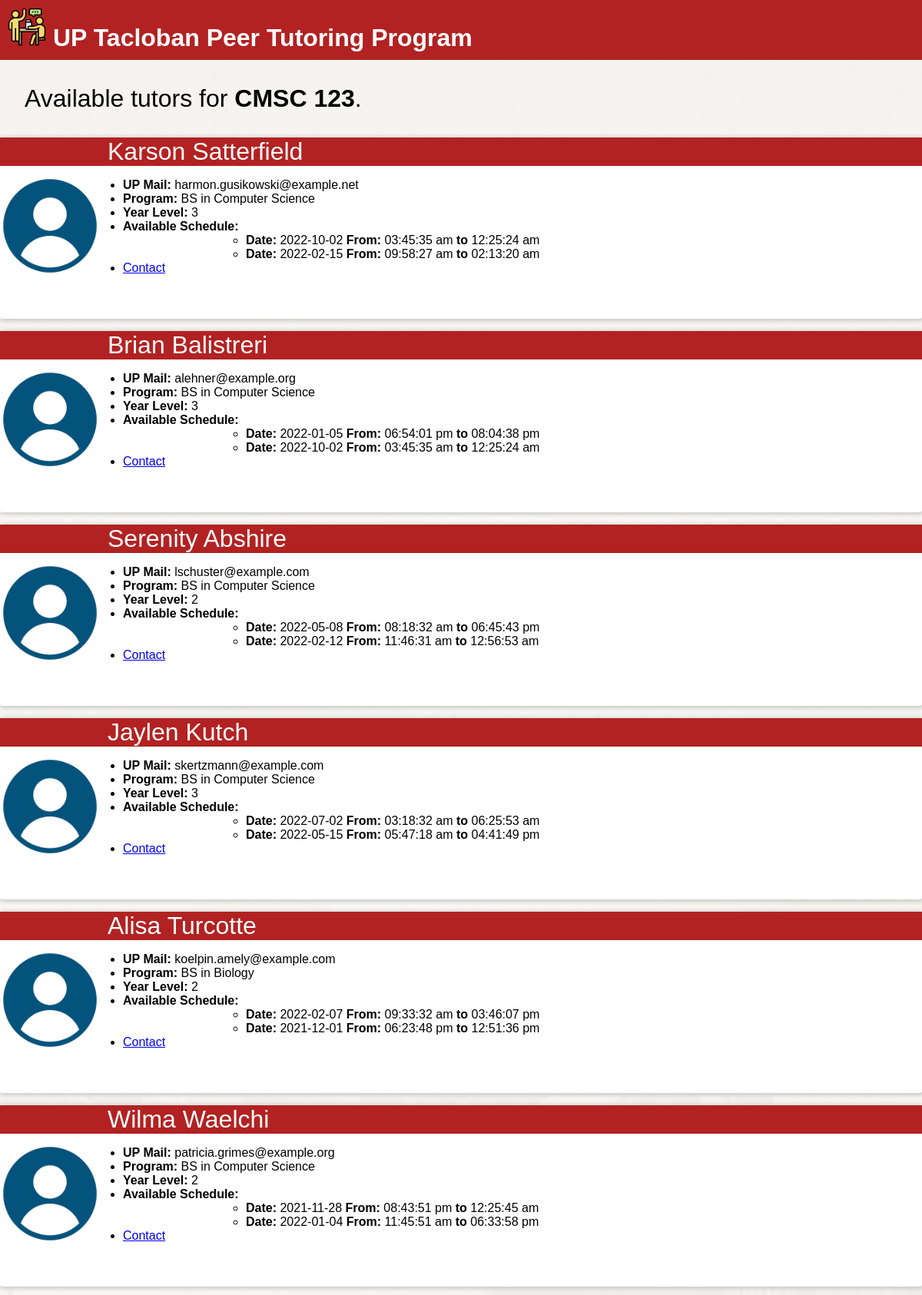
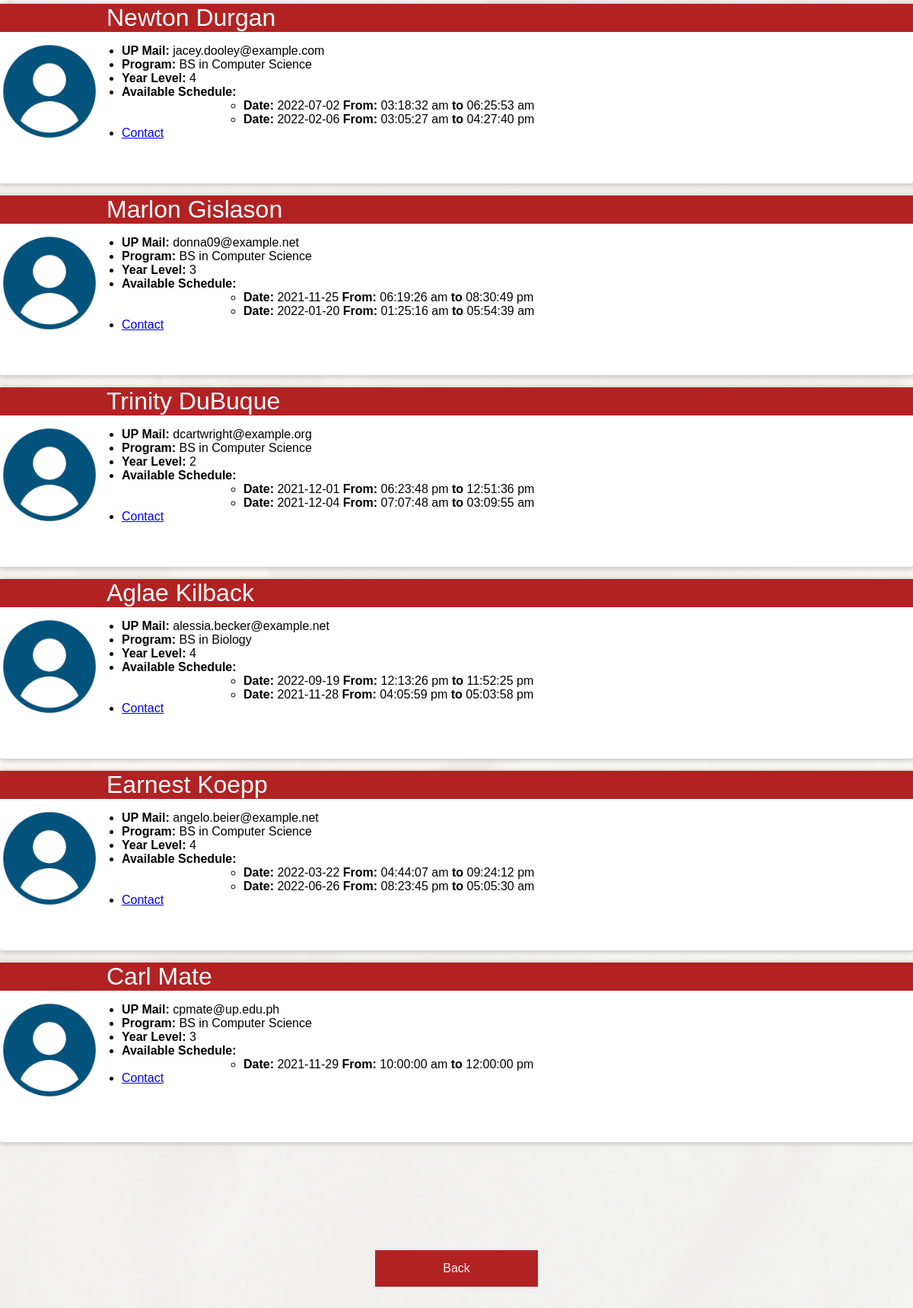
The app's page /list-tutor.php?subject=CMSC 123 (signed in) with its own data (2 pictures, top to bottom).
### tables this page shows
CREATE TABLE `tutor` (
  `tutor_id` int(11) NOT NULL,
  `first_name` varchar(100) NOT NULL,
  `last_name` varchar(100) NOT NULL,
  `upmail` varchar(100) NOT NULL,
  `program` varchar(100) NOT NULL,
  `year_level` int(11) NOT NULL
);

CREATE TABLE `available_time` (
  `available_time_id` int(11) NOT NULL,
  `date` date NOT NULL,
  `start_time` time NOT NULL,
  `end_time` time NOT NULL
);

### list-tutor.php (the view, shortened to what this page needs)
<?php include("top.html"); include("server.php");
?>
<?php
if(isset($_GET['subject'])){
    $subject = $_GET['subject'];
}
?>
<p id="result">Available tutors for <strong><?=$subject?></strong>.</p>
<?php
$query = "SELECT t.tutor_id, t.first_name, t.last_name, t.upmail, t.program, t.year_level
    FROM tutor t
    JOIN tutor_teaches tt
    ON t.tutor_id=tt.tutor_id
    JOIN subject s
    ON tt.subject_id=s.subject_id
    WHERE title='$subject'";
$result = mysqli_query($db, $query);
foreach($result as $row){
?>
<div class="match">
        <p>
        <img src="images/user.png" width=150 alt="User" /><span><?=$row['first_name'] . " " . $row['last_name']?></span>
        </p>
        <ul>
            <li><?="<strong>UP Mail: </strong>" . $row['upmail']?></li>
            <li><?="<strong>Program: </strong>" . $row['program']?></li>
            <li><?="<strong>Year Level: </strong>" . $row['year_level']?></li>
<?php
    $tutor_id = $row['tutor_id'];
    $schedQuery = "SELECT date, start_time, end_time
        FROM available_time at
        JOIN tutor_available_time tat
        ON at.available_time_id=tat.available_time_id
        JOIN tutor t
        ON t.tutor_id=tat.tutor_id
        WHERE t.tutor_id=$tutor_id";
    $schedResult = mysqli_query($db, $schedQuery);
?>
            <li><?="<strong>Available Schedule: </strong>"?>
                <ul>
<?php
    foreach($schedResult as $schedRow){
?>
                    <li><?="<strong>Date: </strong>" . $schedRow['date'] . "<strong> From: </strong>" . date('h:i:s a', strtotime($schedRow['start_time'])) . "<strong> to </strong>" . date('h:i:s a', strtotime($schedRow['end_time']))?></li>
<?php } ?>
                </ul>
            <li>
                <a href=<?="https://mail.google.com/mail/?view=cm&fs=1&to=" . $row['upmail'] . "&su=UP_Tacloban_Peer_Tutoring_Program&body=Hello!"?>>Contact</a>
            </li>
        </ul>
</div>
<?php } ?>
<div class="container">
     <div class="center">
        <p><a href="find-tutor.php" class="button">Back</a></p>
     </div>
</div>
</body>
</html>

### tutor.css (style rules this page uses)
body { font-size: 12pt; font-family: verdana, sans-serif; margin: 0; padding: 0; background: url("images/bg.png") no-repeat center center fixed; -webkit-background-size:cover; -moz-background-size:cover; -o-background-size: cover; background-size: cover; animation: slideBg 8s linear infinite 0s; animation-timing-function: ease-in-out; }
#banner { background-image: url("images/banner-background.png"); background-repeat: repeat; font-size: 24pt; font-weight: bold; color: white; padding: 10px; }
.container { height: 300px; position: relative; }
.center { position: absolute; top: 50%; left: 50%; -ms-transform: translate(-50%, -50%); transform: translate(-50%, -50%); }
.center a { margin: 5px; }
.button { background-color: #b22222; width: 150px; border: none; color: #F0F0F0; padding: 15px 32px; text-align: center; text-decoration: none; display: inline-block; font-size: 16px; }
.button { transition-duration: 0.4s; }
.match { height: 220px; margin-bottom: 1em; padding-bottom: 1em; background-color: white; border-radius: 3px; -moz-box-shadow: 1px 1px 5px 2px #ccc; -webkit-box-shadow: 1px 1px 5px 2px #ccc; box-shadow: 1px 1px 5px 2px #ccc; }
.match img { width: 130px; float: left; margin-right: 10px; margin-bottom: 3em; padding-top: 50px; }
.match p { background-color: #b22222; clear: left; }
#result { margin-left: 1em; font-size: 24pt; }
p span { color: white; font-size: 24pt; }
.match ul { padding-left: 160px; }

### records on screen
tutor: first_name "Karson", last_name "Satterfield", upmail "harmon.gusikowski@example.net", program "BS in Computer Science", year_level "3"
available_time: date "2022-10-02", start_time "03:45:35 am", end_time "12:25:24 am"
available_time: date "2022-02-15", start_time "09:58:27 am", end_time "02:13:20 am"
tutor: first_name "Brian", last_name "Balistreri", upmail "alehner@example.org", program "BS in Computer Science", year_level "3"
available_time: date "2022-01-05", start_time "06:54:01 pm", end_time "08:04:38 pm"
tutor: first_name "Serenity", last_name "Abshire", upmail "lschuster@example.com", program "BS in Computer Science", year_level "2"
available_time: date "2022-05-08", start_time "08:18:32 am", end_time "06:45:43 pm"
available_time: date "2022-02-12", start_time "11:46:31 am", end_time "12:56:53 am"
tutor: first_name "Jaylen", last_name "Kutch", upmail "skertzmann@example.com", program "BS in Computer Science", year_level "3"
available_time: date "2022-07-02", start_time "03:18:32 am", end_time "06:25:53 am"
available_time: date "2022-05-15", start_time "05:47:18 am", end_time "04:41:49 pm"
tutor: first_name "Alisa", last_name "Turcotte", upmail "koelpin.amely@example.com", program "BS in Biology", year_level "2"
available_time: date "2022-02-07", start_time "09:33:32 am", end_time "03:46:07 pm"
available_time: date "2021-12-01", start_time "06:23:48 pm", end_time "12:51:36 pm"
tutor: first_name "Wilma", last_name "Waelchi", upmail "patricia.grimes@example.org", program "BS in Computer Science", year_level "2"
available_time: date "2021-11-28", start_time "08:43:51 pm", end_time "12:25:45 am"
available_time: date "2022-01-04", start_time "11:45:51 am", end_time "06:33:58 pm"
tutor: first_name "Newton", last_name "Durgan", upmail "jacey.dooley@example.com", program "BS in Computer Science", year_level "4"
available_time: date "2022-02-06", start_time "03:05:27 am", end_time "04:27:40 pm"
tutor: first_name "Marlon", last_name "Gislason", upmail "donna09@example.net", program "BS in Computer Science", year_level "3"
available_time: date "2021-11-25", start_time "06:19:26 am", end_time "08:30:49 pm"
available_time: date "2022-01-20", start_time "01:25:16 am", end_time "05:54:39 am"
tutor: first_name "Trinity", last_name "DuBuque", upmail "dcartwright@example.org", program "BS in Computer Science", year_level "2"
available_time: date "2021-12-04", start_time "07:07:48 am", end_time "03:09:55 am"
tutor: first_name "Aglae", last_name "Kilback", upmail "alessia.becker@example.net", program "BS in Biology", year_level "4"
available_time: date "2022-09-19", start_time "12:13:26 pm", end_time "11:52:25 pm"
available_time: date "2021-11-28", start_time "04:05:59 pm", end_time "05:03:58 pm"
tutor: first_name "Earnest", last_name "Koepp", upmail "angelo.beier@example.net", program "BS in Computer Science", year_level "4"
available_time: date "2022-03-22", start_time "04:44:07 am", end_time "09:24:12 pm"
available_time: date "2022-06-26", start_time "08:23:45 pm", end_time "05:05:30 am"
tutor: first_name "Carl", last_name "Mate", upmail "cpmate@up.edu.ph", program "BS in Computer Science", year_level "3"
available_time: date "2021-11-29", start_time "10:00:00 am", end_time "12:00:00 pm"

### other values on screen
$subject "CMSC 123"
